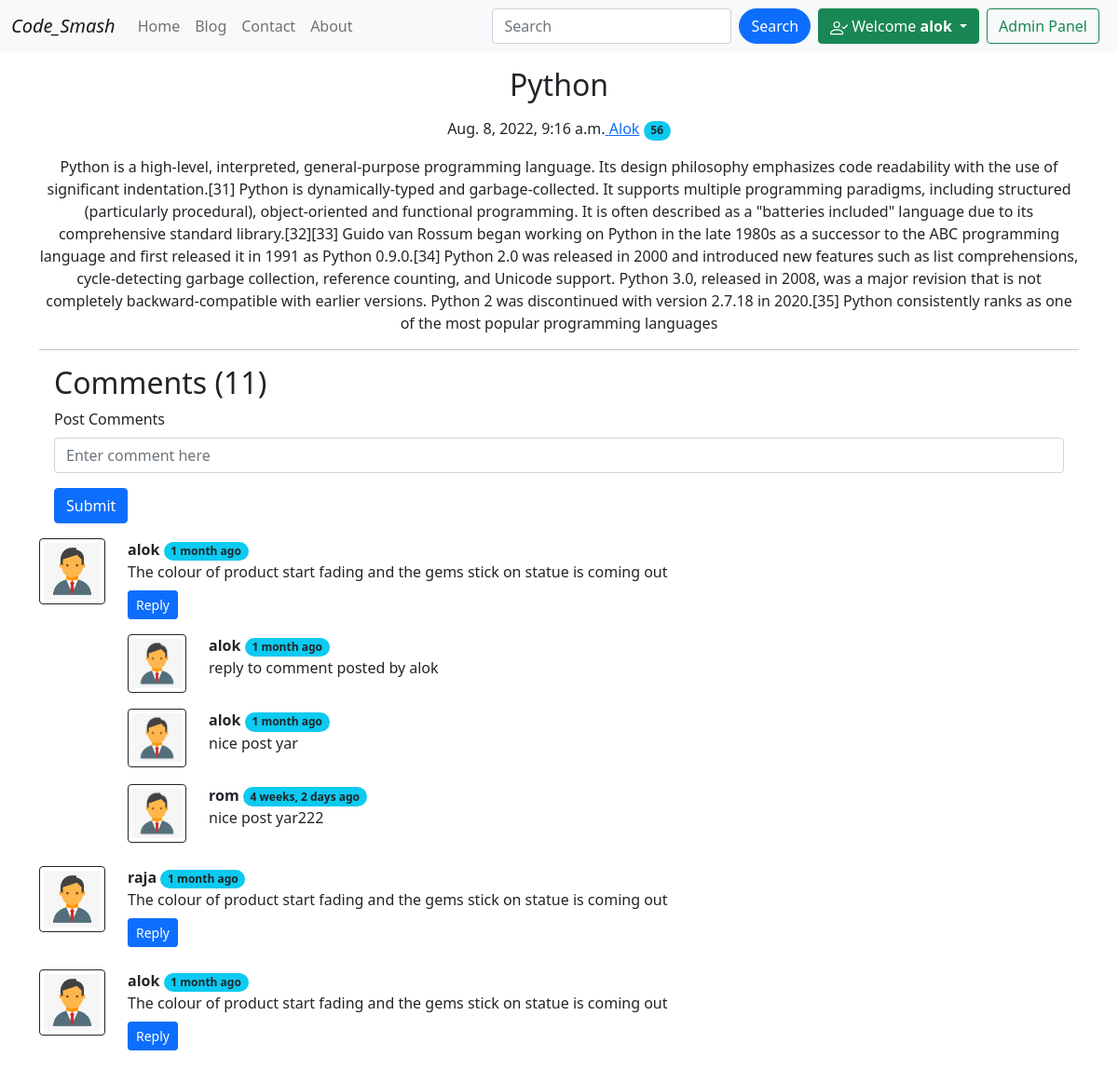
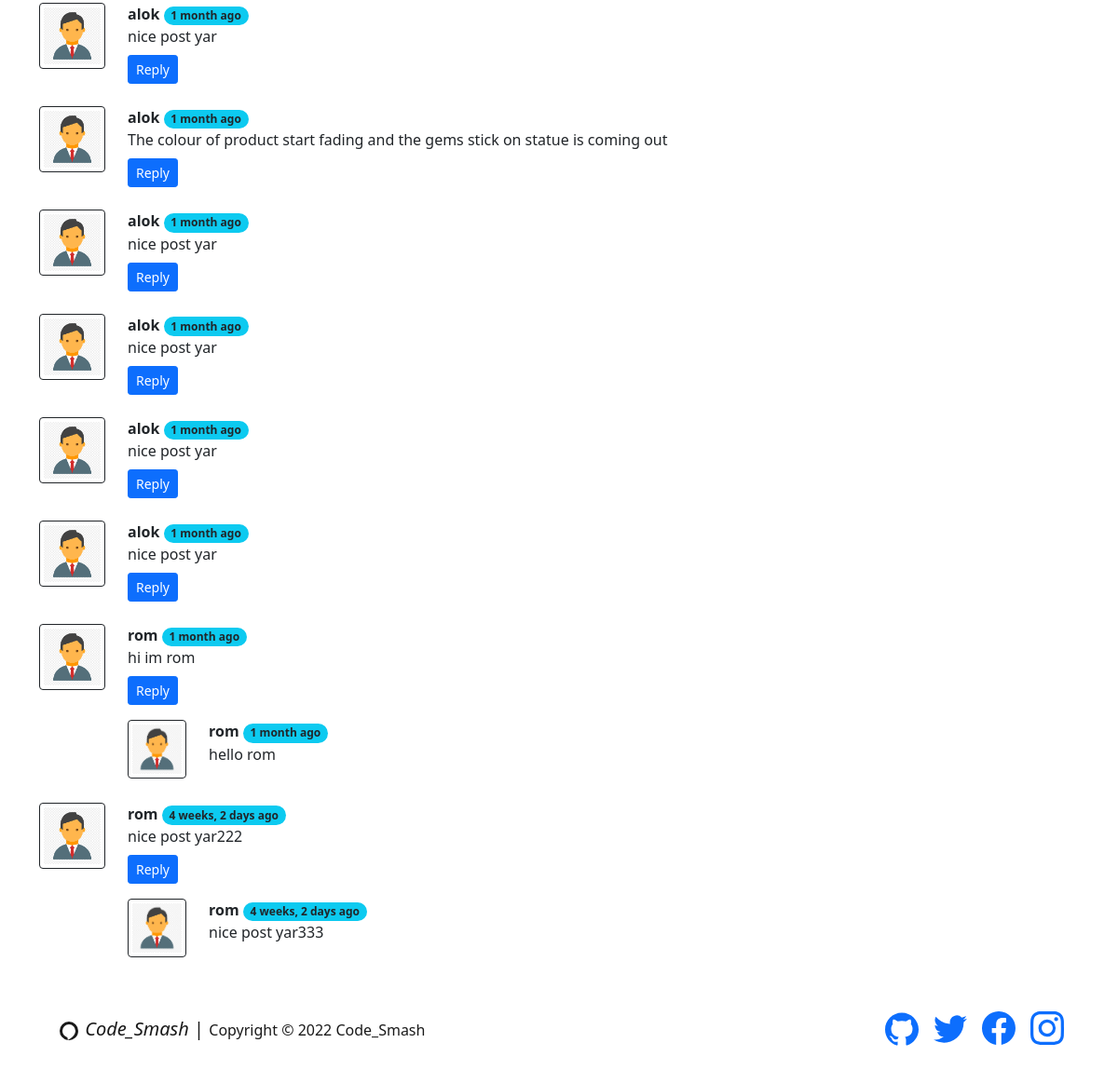
The page /blog/Bas (signed in) on the database its author committed (2 pictures, top to bottom).
### blog/models.py (models this page shows, shortened)
class Cpost(models.Model):
    sno=models.AutoField(primary_key=True)
    title=models.CharField(max_length=300)
    content=models.TextField()
    author=models.CharField(max_length=120)
    slug=models.CharField(max_length=120)
    views=models.IntegerField(default=0)
    timeStamp=models.DateTimeField(blank=True)

class BlogComment(models.Model):
    sno= models.AutoField(primary_key=True)
    comment=models.TextField()
    user=models.ForeignKey(User, on_delete=models.CASCADE)
    post=models.ForeignKey(Cpost, on_delete=models.CASCADE)
    parent=models.ForeignKey('self',on_delete=models.CASCADE, null=True )
    timestamp= models.DateTimeField(default=now)
    def __str__(self):
        return self.comment[0:13] + "..." + "by" + " " + self.user.username

### blog/views.py (the view)
# urls.py: path('<str:slug>',views.blogPost, name='blogPost'),
def blogPost(request,slug):
    post=Cpost.objects.filter(slug=slug).first()
    post.views=post.views + 5
    post.save()
    comments=BlogComment.objects.filter(post=post,parent=None)
    replies=BlogComment.objects.filter(post=post).exclude(parent=None)
    replydict={}
    for reply in replies:
        if reply.parent.sno not in replydict.keys():
            replydict[reply.parent.sno]=[reply]
        else:
            replydict[reply.parent.sno].append(reply)
    print(replydict)
    print(request.user)
    context={'post':post,'comments':comments,'user':request.user,'replydict':replydict}
    return render(request,"blog/blogpost.html",context)

### blog/templatetags/extras.py (called while the page is built)
@register.filter(name='get_val')
def get_val(dict,key):
    return dict.get(key)

### templates/blog/blogpost.html (shortened to what this page needs)
{% extends 'base.html' %}
{% block body %}
{% load humanize %}
{% load extras %}
<div class="container my-3">
    <h2 class="blog-post-title"><center/>{{post.title}}</h2>
    <p class="blog-post-meta m-3"><center/>{{post.timeStamp}}<a href="/about"> {{post.author}}</a>
        <span class="badge rounded-pill bg-info text-dark">{{post.views}}</span>
    </p>
    <p>{{post.content|safe}}</p>
    <hr>
</div>
<div class="container my-3">
    <div class="m-3">
        <h2>Comments ({{comments.count}})</h2>
        {% if user.is_authenticated %}
        <form action="/blog/postComment" method="post">{% csrf_token %}
                <div class="form-group mb-3">
                <label for="text" class="form-label">Post Comments</label>
                <input type="text" name="comment" class="form-control" class="w-100 p-2" id="comment" aria-describedby="emailHelp" placeholder="Enter comment here">
                </div>
                <button type="submit" class="btn btn-primary" value="submit">Submit</button>
        </form>
        {% else %}
            <i> Please Log-in to Post a Comments </i>
        {% endif %}
    </div>
    {% for comment in comments %}
        <div class="row mt-2 mb-2">
            <div class="col-md-1 "> <img class="rounded w-100 p-1 border border-dark" src="/static/img/img.png"></Img></div>
            <div class="col-md-11">
                    <b> {{comment.user.username}} </b><span class="badge rounded-pill bg-info text-dark">{{comment.timestamp|naturaltime}}</span>
                    <div>{{comment.comment}}</div>
                <div class="reply mx-0">
                    <p>
                    {% if user.is_authenticated %}
                    <button class="btn btn-sm btn-primary  mt-2" type="button" data-bs-toggle="collapse" data-bs-target="#replybox{{comment.sno}}" aria-expanded="false" aria-controls="replybox{{comment.sno}}">
                        Reply
                    </button>
                    </p>
                    {% else %}
                    <button class="btn btn-sm btn-secondary mt-2" type="button" data-bs-toggle="collapse" data-bs-target="#replybox{{comment.sno}}" aria-expanded="false" aria-controls="replybox{{comment.sno}}" disable>
                       Log In Reply
                    </button>
                    {% endif %}
                    <div class="replies my-2">
                        {% for reply in replydict|get_val:comment.sno %}
                        <div class="row mt-2 mb-2">
                            <div class="col-md-1">
                                <img class="rounded w-100 p-1 border border-dark" src="/static/img/img.png"></Img>
                            </div>
                            <div class="col-md-11">
                                <b> {{reply.user.username}} </b><span class="badge rounded-pill bg-info text-dark">{{reply.timestamp|naturaltime}}</span>
                                <div>{{reply.comment}}</div>
                                <br>
                            </div>
                        </div>
                        {% endfor %}
                    </div>
                </div>
            </div>
        </div>
    {% endfor %}
</div>
{% endblock %}

### templates/base.html (shortened to what this page needs)
<!doctype html>
<html lang="en">
<head>
  <link href="https://cdn.jsdelivr.net/npm/bootstrap@5.0.2/dist/css/bootstrap.min.css" rel="stylesheet"
>
</head>
<body>
  <nav class="navbar navbar-expand-lg navbar-light bg-light">
    <div class="container-fluid">
      <a class="navbar-brand" href="/"> <i>Code_Smash</i></a>
      <div class="collapse navbar-collapse" id="navbarSupportedContent">
        <ul class="navbar-nav me-auto mb-2 mb-lg-0">
          <li class="nav-item">
            <a class="nav-link {% block homeactive %} {% endblock homeactive %}" aria-current="page" href="/">Home</a>
          </li>
          <li class="nav-item">
            <a class="nav-link {% block blogactive %} {% endblock blogactive %}" href="/blog">Blog</a>
          </li>
          <li class="nav-item">
            <a class="nav-link {% block contactactive %} {% endblock contactactive %}" href="/contact">Contact</a>
          </li>
          <li class="nav-item ">
            <a class="nav-link {% block aboutactive %} {% endblock aboutactive %}" href="/about">About</a>
          </li>
        </ul>
        <form method="get" action="/search" class="d-flex">
          <input class="form-control me-2" type="search" placeholder="Search" aria-label="Search" name="query"
            id="query">
          <button class="btn btn-primary rounded-pill ml-2 me-2" class="" type="submit">Search</button>
        </form>
        {% if user.is_authenticated %}
            <div class="btn-group">
              <button type="button" class="btn btn-success dropdown-toggle" data-bs-toggle="dropdown" aria-expanded="false">
                Welcome <b>{{request.user}}</b>
              </button>
            </div>
        {% endif %}
        <a href='/admin' role="button" target="_blank" button class="btn btn-outline-success m-2 my-sm-0">Admin Panel
        </a>
      </div>
    </div>
</nav>
  {% block body %}
  {% endblock body %}
  <div class="container mx-auto py-2 px-2 flex-row flex-col">
    <nav class="navbar navbar-expand-sm navbar-info">
      <div class="container-fluid">
        <nav class="navbar navbar-light">
          <div class="container">
            <a class="navbar-brand" href="/">
              <i>Code_Smash</i> | <span class="fs-6">Copyright © 2022 Code_Smash</span>
            </a>
          </div>
        </nav>
        <form
          <ul class="navbar-nav flex-row flex-wrap ms-md-auto">
            <li class="nav-item col-6 col-md-auto">
              <a class="nav-link p-2" href="https://github.com/Alok2406" target="_blank" rel="noopener">
              </a>
            </li>
            <li class="nav-item col-6 col-md-auto">
              <a class="nav-link p-2" href="https://twitter.com" target="_blank" rel="noopener">
              </a>
            </li>
            <li class="nav-item col-6 col-md-auto">
              <a class="nav-link p-2" href="https://facebook.com" target="_blank" rel="noopener">
              </a>
            </li>
            <li class="nav-item col-6 col-md-auto">
              <a class="nav-link p-2" href="https://instagram.com/bootstrap" target="_blank" rel="noopener">
              </a>
            </li>
        </form>
      </div>
    </nav>
  </div>
</body>
</html>

### rows shown on the page
Cpost: title "Python", timeStamp "Aug. 8, 2022, 9:16 a.m.", author "Alok", views "56", content "Python is a high-level, interpreted, general-purpose programming language. Its design philosophy emphasizes code readability with the use of significant indentation.[31] Python is dynamically-typed and garbage-collected. It supports multiple programming paradigms, including structured (particularly procedural), object-oriented and functional programming. It is often described as a \"batteries included\" language due to its comprehensive standard library.[32][33] Guido van Rossum began working on Python in the late 1980s as a successor to the ABC programming language and first released it in 1991 as Python 0.9.0.[34] Python 2.0 was released in 2000 and introduced new features such as list…"
BlogComment: user.username "alok", timestamp "1 month ago", comment "The colour of product start fading and the gems stick on statue is coming out"
BlogComment: user.username "alok", timestamp "1 month ago", comment "reply to comment posted by alok"
BlogComment: user.username "alok", timestamp "1 month ago", comment "nice post yar"
BlogComment: user.username "rom", timestamp "4 weeks, 2 days ago", comment "nice post yar222"
BlogComment: user.username "raja", timestamp "1 month ago", comment "The colour of product start fading and the gems stick on statue is coming out"
BlogComment: user.username "alok", timestamp "1 month ago", comment "The colour of product start fading and the gems stick on statue is coming out"
BlogComment: user.username "alok", timestamp "1 month ago", comment "nice post yar"
BlogComment: user.username "alok", timestamp "1 month ago", comment "The colour of product start fading and the gems stick on statue is coming out"
BlogComment: user.username "alok", timestamp "1 month ago", comment "nice post yar"
BlogComment: user.username "alok", timestamp "1 month ago", comment "nice post yar"
BlogComment: user.username "alok", timestamp "1 month ago", comment "nice post yar"
BlogComment: user.username "alok", timestamp "1 month ago", comment "nice post yar"
BlogComment: user.username "rom", timestamp "1 month ago", comment "hi im rom"
BlogComment: user.username "rom", timestamp "1 month ago", comment "hello rom"
BlogComment: user.username "rom", timestamp "4 weeks, 2 days ago", comment "nice post yar222"
BlogComment: user.username "rom", timestamp "4 weeks, 2 days ago", comment "nice post yar333"

### other values the page prints
{{ request.user }} "alok"
{{ comments.count }} "11"
